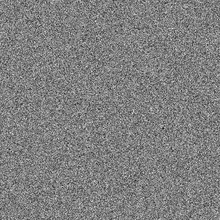
%> input picture 信号与系统/project/project 1/introduction/Files for Problem2/findsmiley.jpg, 220 x 220 px, shrunk from 1024 x 1024 before the run
$ octave problem2.m   (GNU Octave 9; MATLAB toolbox functions it lacks are replaced by stand-ins)
%> lines starting %> are read from the running program, lines starting %| are printed output that depends on the picture
%% 2b
clc;
close all;
clear;
%read imag
img = imread("F:\School\大二下\信号与系统\project\project 1\introduction\Files for Problem2\findsmiley.jpg");
%> img is the input picture: size 220x220 uint8; min 19, max 238, mean 127.6
[img_row,img_colum] = size(img);
%> img_row = 220; img_colum = 220
%turn to double
img_copy = double(img);
for i = 1:img_row
    for j =1:img_colum
        if(img_copy(i,j)>200)
            img_copy(i,j) = 1;
        else
            img_copy(i,j) = -1;
        end
    end
end
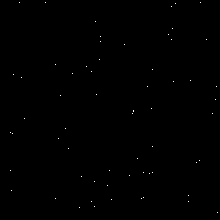
%> img_copy: size 220x220 double; values -1 (black) and 1 (white), 0.13% white in thin lines or dots
%match matrix
p = [-1 -1 -1 -1 -1;
    -1 1 1 1 -1;
    -1 -1 -1 -1 -1;
    -1 -1 1 -1 -1;
    -1 1 -1 1 -1;
    -1 -1 -1 -1 -1];
sum = 0;
sum_max = 0;
nose_row = 0;
nose_colum = 0;
%convolution
for i =3:img_row-3
    for j=3:img_colum-2
        img_matrix = img_copy(i-2:i+3,j-2:j+2);
        for k = -2:3
            for l =-2:2
                sum = sum+img_matrix(3+k,3+l)*p(4-k,3-l);
            end
        end
        if(sum>sum_max)
            nose_row = i;
            nose_colum =j;
            sum_max = sum;
        end
        sum = 0;
    end
end
%> after the loop, nose_colum = 20; nose_row = 3; sum_max = 20
smiley_img = img(nose_row-2:nose_row+3,nose_colum-2:nose_colum+2);
%> smiley_img = [170 99 115 139 124; 168 145 128 132 124; 128 129 206 135 107; 105 140 135 115 84; 144 148 144 99 99; 142 123 134 131 125]
imshow(smiley_img,'InitialMagnification','fit')

%% 2c prepare
clc;
close all;
clear;

%read imag
img = imread("F:\School\大二下\信号与系统\project\project 1\introduction\Files for Problem2\findsmiley.jpg");
[img_row,img_colum] = size(img);
img_copy = img;
% clean the noise
for i = 1:img_row
    for j =1:img_colum
        if(img_copy(i,j)>200)
            img_copy(i,j) = 255;
        else
            img_copy(i,j) = 0;
        end
    end
end
%> img_copy: size 220x220 uint8; 0.13% white in thin lines or dots
%save imag
imwrite(img_copy,'F:\School\大二下\信号与系统\project\project 1\asset\smiley_without_noise.png')

%% 2c
clc;
close all;
clear;

%read imag
img = imread("F:\School\大二下\信号与系统\project\project 1\asset\smiley_without_noise.png");
[img_row,img_colum] = size(img);
img_copy = double(img)-127.5;
%> img_copy: size 220x220 double; values -127.5 (black) and 127.5 (white), 0.13% white in thin lines or dots
%add noise
noise = normrnd(10,1,img_row,img_colum);
noisyimg = img_copy+noise;
%match matrix
p = [-127.5 -127.5 -127.5 -127.5 -127.5;
    -127.5 127.5 127.5 127.5 -127.5;
    -127.5 -127.5 -127.5 -127.5 -127.5;
    -127.5 -127.5 127.5 -127.5 -127.5;
    -127.5 127.5 -127.5 127.5 -127.5;
    -127.5 -127.5 -127.5 -127.5 -127.5];
sum = 0;
sum_max = 0;
nose_row = 0;
nose_colum = 0;
%convolution
for i =3:img_row-3
    for j=3:img_colum-2
        img_matrix = noisyimg(i-2:i+3,j-2:j+2);
        for k = -2:3
            for l =-2:2
                sum = sum+img_matrix(3+k,3+l)*p(4-k,3-l);
            end
        end
        if(sum>sum_max)
            nose_row = i;
            nose_colum =j;
            sum_max = sum;
        end
        sum = 0;
    end
end
%> after the loop, nose_colum = 47; nose_row = 4; sum_max = 303989.2
smiley_img = noisyimg(nose_row-2:nose_row+3,nose_colum-2:nose_colum+2);
%> smiley_img = [-118.1 -116.9 -117.9 -117.8 -117.8; -116 139.6 -118.9 -117.2 -117.9; -118.7 -117.3 -116.6 -119.7 -118.3; -117.1 -117.1 -119.6 -117.9 -120.3; -117.5 -117.2 -118.2 -117.1 -118.1; -116.9 -117.2 -117.7 -118.7 -117.5]
imshow(smiley_img,'InitialMagnification','fit')
